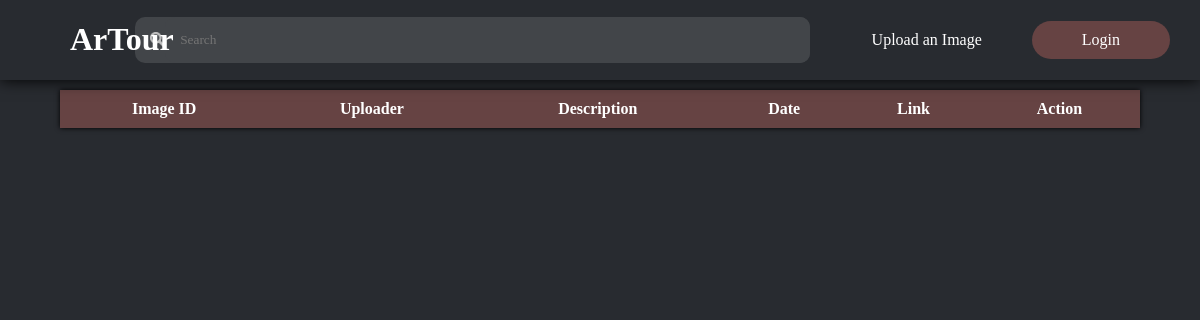
Page /html/reports.php on the earlier database version.
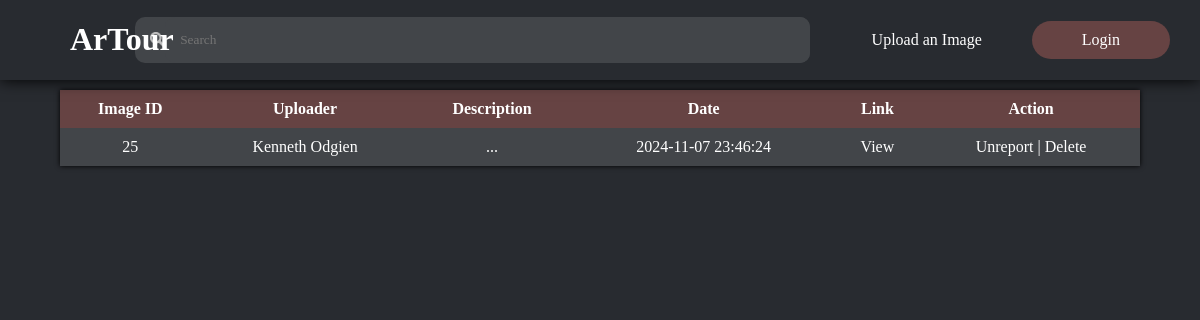
Same page on the later database version.
### tables this page shows
CREATE TABLE `images` (
  `imageId` int(11) NOT NULL,
  `imageName` varchar(255) NOT NULL,
  `imageDescription` varchar(255) NOT NULL,
  `uploadDate` datetime NOT NULL,
  `reportStatus` int(11) NOT NULL,
  `userId` int(11) NOT NULL
);

CREATE TABLE `users` (
  `profileId` int(11) NOT NULL,
  `profileType` int(11) NOT NULL,
  `profileName` varchar(255) NOT NULL,
  `profilePassword` varchar(255) NOT NULL,
  `profileDescription` varchar(255) NOT NULL,
  `profileAddress` varchar(255) NOT NULL,
  `profileEmail` varchar(255) NOT NULL,
  `profileNumber` varchar(11) NOT NULL,
  `profileFacebook` varchar(255) NOT NULL,
  `profileInstagram` varchar(255) NOT NULL,
  `profileX` varchar(255) NOT NULL,
  `profilePicture` varchar(255) NOT NULL,
  `dateCreated` date NOT NULL,
  `resetToken` varchar(64) DEFAULT NULL,
  `resetTokenExpire` datetime DEFAULT NULL
);

### html/reports.php (the view, shortened to what this page needs)
<!DOCTYPE html>
<html lang="en">
<head>
    <link rel="stylesheet" href="../css/reports.css">
</head>
<body>
    <?php
        $DBHost = "localhost";
        $DBUser = "root";
        $DBPass = "";
        $DBName = "artourdb";
        $conn = mysqli_connect($DBHost, $DBUser, $DBPass, $DBName);
        $loggedIn = $_SESSION['loggedIn'] ?? false;
        $getReports = "SELECT * FROM images INNER JOIN users
        ON images.userId=users.profileId WHERE reportStatus=1";
        $reportResult = mysqli_query($conn, $getReports);
        $rownum = mysqli_num_rows($reportResult);
    ?>
    <header>
        <div class="mainheader">
            <div class="logo">
                <h1> ArTour </h1>
            </div>
            <div class="search">
                <img src="../images/searchicon.png" alt="">
                <input type="search" id="search" name="search" placeholder="Search">
            </div>
            <div class="navigation">
                <nav class="sections">
                <?php
                    if ($loggedIn == true && $_SESSION['userType']==2){
                        echo '
                            <a href="uploadimage.php"> Upload </a>
                            <a href="chats.php"> Chats </a>
                            <a href="profile.php"> Profile </a>
                            <a class="button" href="logout.php"> Logout </a>
                        ';
                    }
                    else if ($loggedIn == true && $_SESSION['userType']==1){
                        echo '
                            <a class="active" href="reports.php"> Reports </a>
                            <a href="home.php"> Home </a>
                            <a class="button" href="logout.php"> Logout </a>
                        ';
                    }
                    else {
                        echo '
                            <a href="login.php"> Upload an Image </a>
                            <a class="button" href="login.php"> Login </a>
                        ';
                    }
                ?>
                </nav>
            </div>
        </div>
    </header>
    <main>
    <div class="table">
            <table class="reports">
                <thead>
                    <tr class="columns">
                        <th>Image ID</th>
                        <th>Uploader</th>
                        <th>Description</th>
                        <th>Date</th>
                        <th>Link</th>
                        <th>Action</th>
                    </tr>
                </thead>
                <tbody>
                <?php
                    if($rownum>0){
                        while ($report = mysqli_fetch_assoc($reportResult)){
                            echo "
                            <tr class='report'>
                                <td>".$report['imageId']." </td>
                                <td>".$report['profileName']."</td>
                                <td>".$report['imageDescription']." </td>
                                <td>".$report['uploadDate']." </td>
                                <td><a class='enable' target='_blank' href='viewpost.php?post=".$report['imageId']."'>View</a></td>
                                <td> <a class='disable' href='javascript:void()' onClick='disAlert(".$report['imageId'].")'> Unreport </a> |
                                <a class='disable' href='javascript:void()' onClick='delAlert(".$report['imageId'].")'> Delete </a> </td>
                            </tr>";
                        }
                    }
                    ?>
                </tbody>
            </table>
        </div>
    </main>
</body>
</html>

### css/reports.css (style rules this page uses)
body { background-color: #282b30; background-size: cover; font-family: 'Century Gothic'; padding: 0; margin: 0; }
header { background-color: #282b30; display: flex; flex-direction: column; box-shadow: 0 0 15px black; width: 100%; position:sticky; top: 0; z-index: 99; }
.mainheader { display: flex; justify-content: space-between; align-items: center; }
.logo h1 { position:relative; left: 70px; color: white; }
.search { display: flex; align-items: center; flex-direction: row; background: #424549; border-radius: 10px; width: 55%; padding-left: 15px; }
.search img { width: 15px; height: 15px; }
.search input { background: #424549; padding: 15px; width: 100%; border: none; outline: none; box-sizing: border-box; font-family: "Century Gothic"; color: white; border-radius: 10px; }
.navigation { display: flex; flex-direction: row; }
nav { display: flex; align-items: center; }
.table { display: flex; flex-direction: column; justify-content: center; align-items: center; color: white; width: 100%; }
table { width: 90%; border-collapse: collapse; box-shadow: 0px 0px 5px black; margin-top: 10px; overflow-x: auto; }
th, td { background: #424549; padding: 10px; text-align: center; }
th { background-color: #664343; color: white; }
.report a { text-decoration: none; color: white; }

Differences in the rows shown:
now on this page (row edited): images: imageId "25", userId.profileName "Kenneth Odgien", imageDescription "...", uploadDate "2024-11-07 23:46:24"
